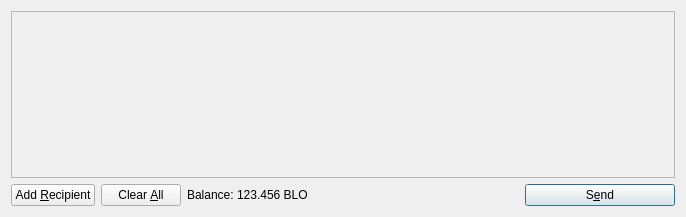
<?xml version="1.0" encoding="UTF-8"?>
<ui version="4.0">
 <class>SendCoinsDialog</class>
 <widget class="QDialog" name="SendCoinsDialog">
  <property name="geometry">
   <rect>
    <x>0</x>
    <y>0</y>
    <width>686</width>
    <height>217</height>
   </rect>
  </property>
  <property name="windowTitle">
   <string>Send Coins</string>
  </property>
  <layout class="QVBoxLayout" name="verticalLayout">
   <item>
    <widget class="QScrollArea" name="scrollArea">
     <property name="widgetResizable">
      <bool>true</bool>
     </property>
     <widget class="QWidget" name="scrollAreaWidgetContents">
      <property name="geometry">
       <rect>
        <x>0</x>
        <y>0</y>
        <width>666</width>
        <height>165</height>
       </rect>
      </property>
      <layout class="QVBoxLayout" name="verticalLayout_2">
       <property name="margin">
        <number>0</number>
       </property>
       <item>
        <layout class="QVBoxLayout" name="entries">
         <property name="spacing">
          <number>6</number>
         </property>
        </layout>
       </item>
       <item>
        <spacer name="verticalSpacer">
         <property name="orientation">
          <enum>Qt::Vertical</enum>
         </property>
         <property name="sizeHint" stdset="0">
          <size>
           <width>20</width>
           <height>40</height>
          </size>
         </property>
        </spacer>
       </item>
      </layout>
     </widget>
    </widget>
   </item>
   <item>
    <layout class="QHBoxLayout" name="horizontalLayout">
     <item>
      <widget class="QPushButton" name="addButton">
       <property name="toolTip">
        <string>Send to multiple recipients at once</string>
       </property>
       <property name="text">
        <string>Add &amp;Recipient</string>
       </property>
       <property name="icon">
        <iconset resource="../bitcoin.qrc">
         <normaloff>:/icons/add</normaloff>:/icons/add</iconset>
       </property>
       <property name="autoDefault">
        <bool>false</bool>
       </property>
      </widget>
     </item>
     <item>
      <widget class="QPushButton" name="clearButton">
       <property name="sizePolicy">
        <sizepolicy hsizetype="Minimum" vsizetype="Fixed">
         <horstretch>0</horstretch>
         <verstretch>0</verstretch>
        </sizepolicy>
       </property>
       <property name="toolTip">
        <string>Remove all transaction fields</string>
       </property>
       <property name="text">
        <string>Clear &amp;All</string>
       </property>
       <property name="icon">
        <iconset resource="../bitcoin.qrc">
         <normaloff>:/icons/remove</normaloff>:/icons/remove</iconset>
       </property>
       <property name="autoRepeatDelay">
        <number>300</number>
       </property>
       <property name="autoDefault">
        <bool>false</bool>
       </property>
      </widget>
     </item>
     <item>
      <layout class="QHBoxLayout" name="horizontalLayout_2">
       <property name="spacing">
        <number>3</number>
       </property>
       <item>
        <widget class="QLabel" name="label">
         <property name="text">
          <string>Balance:</string>
         </property>
        </widget>
       </item>
       <item>
        <widget class="QLabel" name="labelBalance">
         <property name="cursor">
          <cursorShape>IBeamCursor</cursorShape>
         </property>
         <property name="text">
          <string>123.456 BLO</string>
         </property>
         <property name="textInteractionFlags">
          <set>Qt::LinksAccessibleByMouse|Qt::TextSelectableByKeyboard|Qt::TextSelectableByMouse</set>
         </property>
        </widget>
       </item>
      </layout>
     </item>
     <item>
      <spacer name="horizontalSpacer">
       <property name="orientation">
        <enum>Qt::Horizontal</enum>
       </property>
       <property name="sizeHint" stdset="0">
        <size>
         <width>40</width>
         <height>20</height>
        </size>
       </property>
      </spacer>
     </item>
     <item>
      <widget class="QPushButton" name="sendButton">
       <property name="minimumSize">
        <size>
         <width>150</width>
         <height>0</height>
        </size>
       </property>
       <property name="toolTip">
        <string>Confirm the send action</string>
       </property>
       <property name="text">
        <string>S&amp;end</string>
       </property>
       <property name="icon">
        <iconset resource="../bitcoin.qrc">
         <normaloff>:/icons/send</normaloff>:/icons/send</iconset>
       </property>
       <property name="default">
        <bool>true</bool>
       </property>
      </widget>
     </item>
    </layout>
   </item>
  </layout>
 </widget>
 <resources>
  <include location="../bitcoin.qrc"/>
 </resources>
 <connections/>
</ui>
